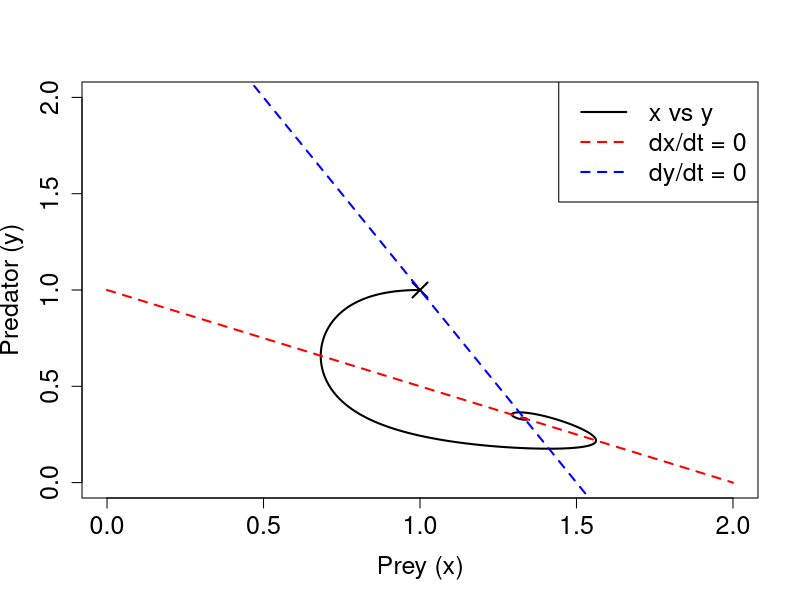
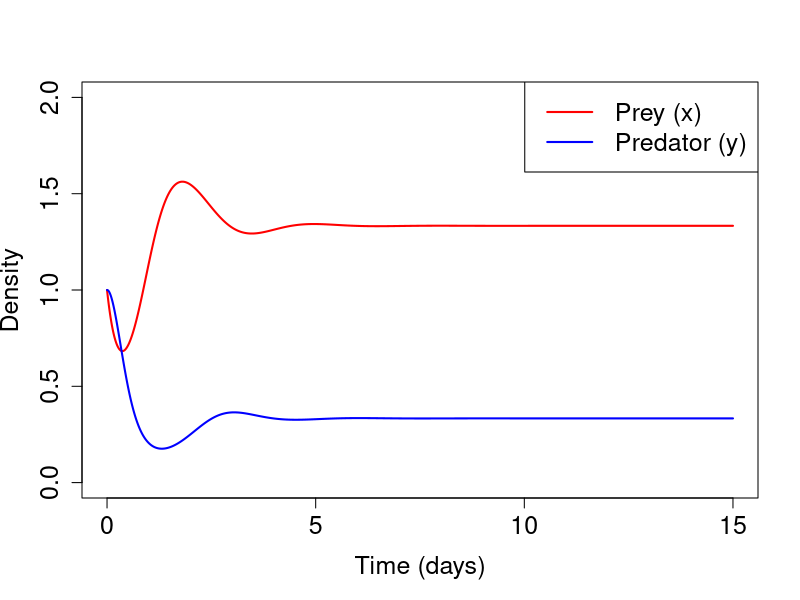

Generate these figures, in order, with R:
## ---- chunk 1
dt <- 0.001
a <- c(4, -2, -4, -6, 2, 4)
x1 <- 1
y1 <- 1
nmax <- 15001

x <- rep(0, nmax)
y <- rep(0, nmax)
x[1] <- x1
y[1] <- y1
for (n in 1:(nmax-1)) {
  x[n+1] <- x[n] + dt * (x[n] * (a[1] + a[2] * x[n] + a[3] * y[n]))
  y[n+1] <- y[n] + dt * (y[n] * (a[4] + a[5] * y[n] + a[6] * x[n]))
}
## ---- chunk 2
#| fig-asp: 1

plot(x, y, type = "l", lwd = 2,
     xlab = "Prey (x)", ylab = "Predator (y)",
     cex.lab = 1.5, cex.axis = 1.5,
     xlim = c(0, 2), ylim = c(0, 2))
x.nc <- seq(0, 2, length.out = 100)
points(x1, y1, pch = 4, lwd = 2, cex = 2)
lines(x.nc, -(a[1] + a[2] * x.nc) / a[3], lwd = 2, lty = 2, col = "red")
lines(x.nc, -(a[4] + a[6] * x.nc) / a[5], lwd = 2, lty = 2, col = "blue")
legend("topright", legend = c("x vs y","dx/dt = 0", "dy/dt = 0"),
       col = c("black","red", "blue"), lwd = 2, lty = c(1, 2, 2), cex = 1.5)
## ---- chunk 3
plot(seq(0, 15, by = dt), x, type = "l", lwd = 2, col = "red",
     xlab = "Time (days)", ylab = "Density",
     cex.lab = 1.5, cex.axis = 1.5,
     xlim = c(0, 15), ylim = c(0, 2))
lines(seq(0, 15, by = dt), y, lwd = 2, col = "blue")
legend("topright", legend = c("Prey (x)", "Predator (y)"),
       col = c("red", "blue"), lwd = 2, cex = 1.5)
## ---- chunk 4
forward <- function(dt, a, x1, y1, nmax) {
  x <- rep(0, nmax)
  y <- rep(0, nmax)
  x[1] <- x1
  y[1] <- y1
  for (n in 1:(nmax-1)) {
    x[n+1] <- x[n] + dt * (x[n] * (a[1] + a[2] * x[n] + a[3] * y[n]))
    y[n+1] <- y[n] + dt * (y[n] * (a[4] + a[5] * y[n] + a[6] * x[n]))
  }
  list(x = x, y = y)
}

adjoint <- function(dt, a, x, y) {
  nmax <- length(x)
  aa <- rep(0, length(a))
  ax <- rep(0, nmax)
  ay <- rep(0, nmax)
  for (n in (nmax-1):1) {
    aa[6] <- aa[6] + dt * x[n] * y[n] * ay[n+1]
    aa[5] <- aa[5] + dt * y[n] * y[n] * ay[n+1]
    aa[4] <- aa[4] + dt * y[n] * ay[n+1]
    ax[n] <- ax[n] + dt * a[6] * y[n] * ay[n+1]
    ay[n] <- ay[n] + dt * a[5] * y[n] * ay[n+1]
    ay[n] <- ay[n]  + (1 + dt * (a[4] + a[5] * y[n] + a[6] * x[n])) * ay[n+1]
    aa[3] <- aa[3] + dt * y[n] * x[n] * ax[n+1]
    aa[2] <- aa[2] + dt * x[n] * x[n] * ax[n+1]
    aa[1] <- aa[1] + dt * x[n] * ax[n+1]
    ay[n] <- ay[n] + dt * a[3] * x[n] * ax[n+1]
    ax[n] <- ax[n] + dt * a[2] * x[n] * ax[n+1]
    ax[n] <- ax[n] + (1 + dt * (a[1] + a[2] * x[n] + a[3] * y[n])) * ax[n+1]
  }
  c(aa, ax[1], ay[1])
}
## ---- chunk 5
calc.cost <- function(xf, yf, xo, yo) {
  0.5 * (sum((xf- xo)^2 + (yf - yo)^2)) 
}

fn <- function(par, ...){
  xf <- par[7]
  yf <- par[8]
  calc.cost(xf, yf, xo, yo)
}

gr <- function(par, ...) {
  
}

assimilate <- function(dt, lr, itermax, a, x1, y1, nmax, xo, yo, step.obs) {
  ahist <- matrix(0, nrow = length(a), ncol = itermax)
  xhist <- rep(0, itermax)
  yhist <- rep(0, itermax)
  cost <- rep(0, itermax)
  for (j in 1:itermax) {
    forward.result <- forward(dt, a, x1, y1, nmax)
    xf <- forward.result$x[step.obs]
    yf <- forward.result$y[step.obs]
    adjoint.result <- adjoint(dt, a, xf, yf)
#    bfgs.result <- bfgs(
#      
#    )
    aa <- adjoint.result[1:6]
    ax <- adjoint.result[7]
    ay <- adjoint.result[8]
    for (i in 1:length(a)) {
      a[i] <- a[i] - lr * aa[i]
    }
    ahist[, j] <- a
    x1 <- x1 - lr * ax
    y1 <- y1 - lr * ay
    xhist[j] <- x1
    yhist[j] <- y1
    cost[j] <- calc.cost(xf, yf, xo, yo)  
  }
  list(aa = ahist, xa = xhist, ya = yhist, cost = cost)
}
## ---- chunk 6
nmax <- 501
dt <- 0.001
a <- c(4, -2, -4, -6, 2, 4)
x1 <- 1
y1 <- 1
forward.result <- forward(dt, a, x1, y1, nmax)
xt <- forward.result$x
yt <- forward.result$y
## ---- chunk 7
xo <- xt[seq(2, nmax, by = 2)]
yo <- yt[seq(2, nmax, by = 2)]
## ---- chunk 8
lr <- 0.01
a <- c(1, 0, 0, -1, 0, 0)
x1 <- 2
y1 <- 2
itermax <- 10
step.obs <- seq(2, nmax, by = 2)
assimilate.result <- assimilate(dt, lr, itermax, a, x1, y1, nmax, xo, yo, step.obs)
ahist <- assimilate.result$aa
xhist <- assimilate.result$xa
yhist <- assimilate.result$ya
cost <- assimilate.result$cost
print(ahist[, itermax])
print(xhist)
print(yhist)
print(cost)
